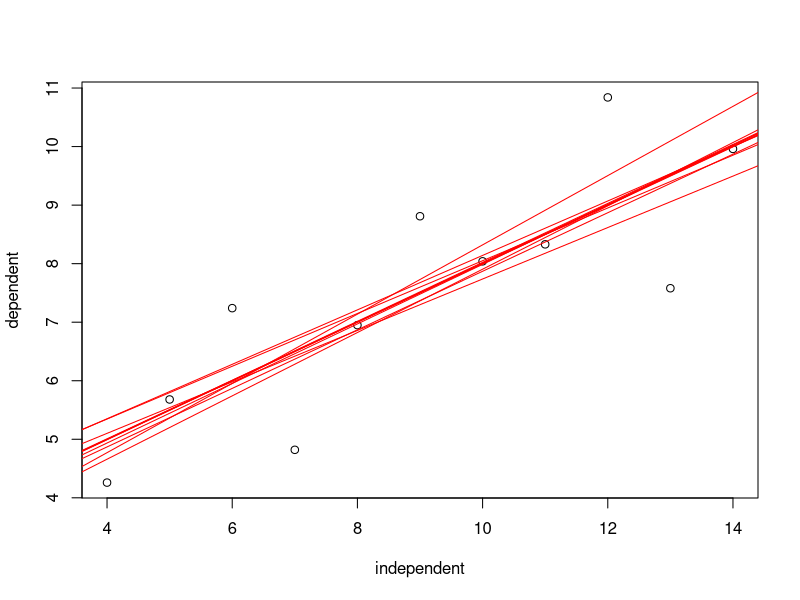

This chart was generated by the following R code:
# da-06
# MOC - Data Analysis (T. Nauss, C. Reudenbach)
# Images for slides
# 
# The code used for this visualization has been posted by Todos Logos on 
# Rbloggers
# https://www.r-bloggers.com/how-to-plot-points-regression-line-and-residuals/

library(calibrate)

independent <- anscombe$x1
dependent <- anscombe$y1

plot(independent, dependent)
for(i in seq(length(independent))){
  abline(lm(dependent[-i] ~ independent[-i]), col = "red")
}

dev.copy(jpeg, "cross_validation.jpg", quality = 100)
dev.off()
